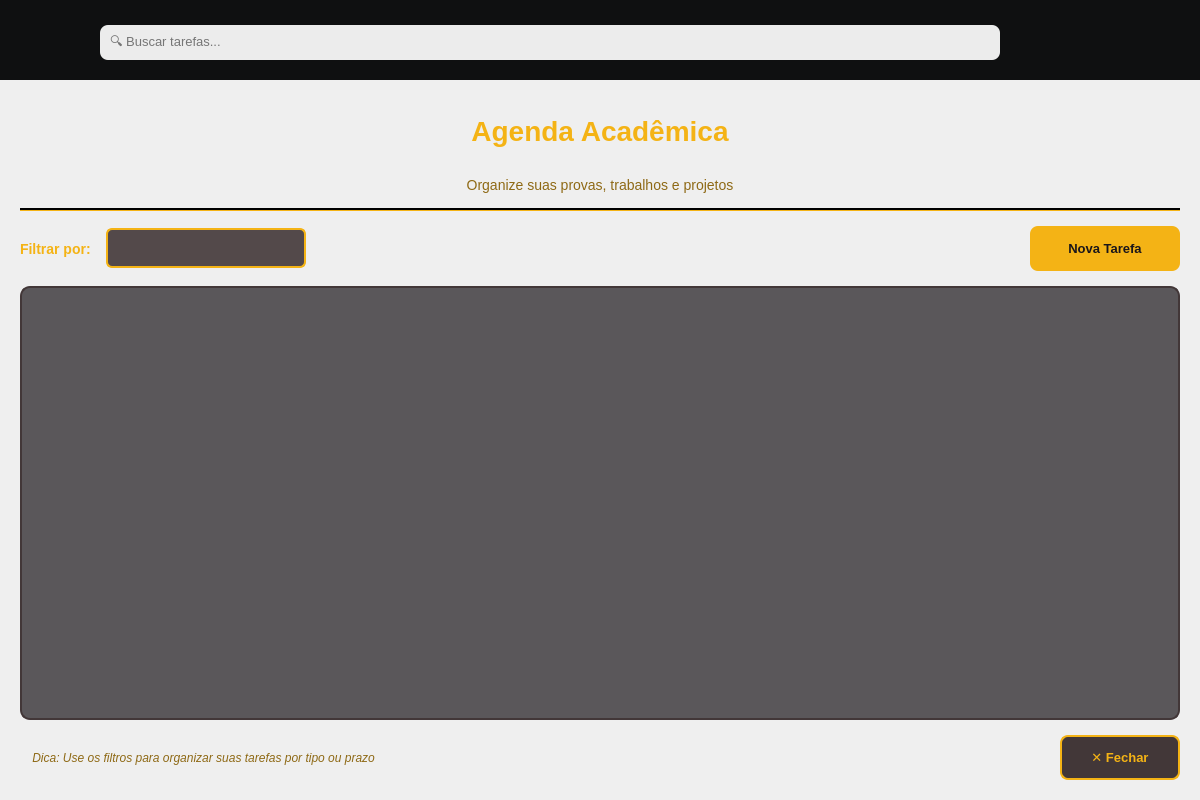
<?xml version="1.0" encoding="UTF-8"?>
<ui version="4.0">
 <class>AgendaAcademicaDialog</class>
 <widget class="QDialog" name="AgendaAcademicaDialog">
  <property name="geometry">
   <rect>
    <x>0</x>
    <y>0</y>
    <width>1200</width>
    <height>800</height>
   </rect>
  </property>
  <property name="windowTitle">
   <string>📅 Agenda Acadêmica</string>
  </property>
  <property name="styleSheet">
   <string notr="true">
/* ====== FUNDO PRINCIPAL COM IMAGEM ====== */
QDialog#AgendaAcademicaDialog {
    background-image: url(:/images/imagens/fundo_2.png);
    background-position: center;
    background-repeat: no-repeat;
}

/* ====== BARRA DE NAVEGAÇÃO ====== */
QLabel#navBar {
    background-color: #0f1011;
}

/* ====== OVERLAY SEMI-TRANSPARENTE ====== */
QWidget#centralWidget {
    background-color: rgba(26, 22, 26, 0.85);
    border-radius: 15px;
}

/* ====== TÍTULO PRINCIPAL ====== */
QLabel#tituloLabel {
    color: #F4B315;
    font-size: 28px;
    font-weight: bold;
    padding: 15px;
    background-color: transparent;
}

/* ====== SUBTÍTULO ====== */
QLabel#subtituloLabel {
    color: #8E6915;
    font-size: 14px;
    background-color: transparent;
}

/* ====== LOGO E ÍCONES ====== */
QLabel#logoLabel, QLabel#homeButton, QLabel#perfilButton {
    background-color: transparent;
    border-radius: 50px;
}

/* ====== BARRA DE BUSCA ====== */
QLineEdit#searchLine {
    background-color: rgb(236, 236, 236);
    border-radius: 8px;
    padding: 8px;
    font-size: 13px;
}

/* ====== BOTÕES PRINCIPAIS ====== */
QPushButton {
    background-color: #F4B315;
    color: #1A161A;
    border: none;
    border-radius: 8px;
    padding: 12px 24px;
    font-weight: bold;
    font-size: 13px;
}

QPushButton:hover {
    background-color: #D3AF35;
}

QPushButton:pressed {
    background-color: #8E6915;
}

/* ====== BOTÃO FECHAR ====== */
QPushButton#fecharButton {
    background-color: #423738;
    color: #F4B315;
    border: 2px solid #F4B315;
}

QPushButton#fecharButton:hover {
    background-color: #524447;
    border-color: #D3AF35;
}

/* ====== COMBOBOX (FILTRO) ====== */
QComboBox {
    background-color: rgba(66, 55, 56, 0.9);
    color: #F4B315;
    border: 2px solid #F4B315;
    border-radius: 6px;
    padding: 8px 12px;
    font-size: 13px;
    font-weight: bold;
}

QComboBox:hover {
    border-color: #D3AF35;
    background-color: rgba(82, 68, 71, 0.9);
}

QComboBox::drop-down {
    border: none;
    width: 30px;
}

QComboBox::down-arrow {
    image: none;
    border-left: 5px solid transparent;
    border-right: 5px solid transparent;
    border-top: 6px solid #F4B315;
    margin-right: 8px;
}

QComboBox QAbstractItemView {
    background-color: #423738;
    color: #F4B315;
    selection-background-color: #F4B315;
    selection-color: #1A161A;
    border: 2px solid #F4B315;
}

/* ====== SCROLL AREA ====== */
QScrollArea {
    border: 2px solid #423738;
    border-radius: 10px;
    background-color: rgba(26, 22, 26, 0.7);
}

QScrollBar:vertical {
    background-color: #423738;
    width: 12px;
    border-radius: 6px;
}

QScrollBar::handle:vertical {
    background-color: #F4B315;
    border-radius: 6px;
    min-height: 20px;
}

QScrollBar::handle:vertical:hover {
    background-color: #D3AF35;
}

/* ====== CONTAINER DAS TAREFAS ====== */
QWidget#containerTarefas {
    background-color: transparent;
}

/* ====== LINHA SEPARADORA ====== */
Line {
    background-color: #F4B315;
}

/* ====== LABELS GERAIS ====== */
QLabel {
    color: #F4B315;
    background-color: transparent;
}

QLabel#infoLabel {
    color: #8E6915;
    font-size: 12px;
    font-style: italic;
}
   </string>
  </property>
  <layout class="QVBoxLayout" name="mainLayoutOuter">
   <property name="spacing">
    <number>0</number>
   </property>
   <property name="leftMargin">
    <number>0</number>
   </property>
   <property name="topMargin">
    <number>0</number>
   </property>
   <property name="rightMargin">
    <number>0</number>
   </property>
   <property name="bottomMargin">
    <number>0</number>
   </property>
   <item>
    <widget class="QWidget" name="navWidget" native="true">
     <property name="minimumSize">
      <size>
       <width>0</width>
       <height>80</height>
      </size>
     </property>
     <property name="maximumSize">
      <size>
       <width>16777215</width>
       <height>80</height>
      </size>
     </property>
     <widget class="QLabel" name="logoLabel">
      <property name="geometry">
       <rect>
        <x>10</x>
        <y>0</y>
        <width>80</width>
        <height>80</height>
       </rect>
      </property>
      <property name="styleSheet">
       <string notr="true">border-radius: 20px;</string>
      </property>
      <property name="text">
       <string/>
      </property>
      <property name="pixmap">
       <pixmap resource="icons.qrc">:/images/imagens/Logo_1.png</pixmap>
      </property>
      <property name="scaledContents">
       <bool>true</bool>
      </property>
     </widget>
     <widget class="QLineEdit" name="searchLine">
      <property name="geometry">
       <rect>
        <x>100</x>
        <y>25</y>
        <width>900</width>
        <height>35</height>
       </rect>
      </property>
      <property name="styleSheet">
       <string notr="true">background-color: rgb(236, 236, 236);</string>
      </property>
      <property name="placeholderText">
       <string>🔍 Buscar tarefas...</string>
      </property>
     </widget>
     <widget class="QLabel" name="homeButton">
      <property name="geometry">
       <rect>
        <x>1030</x>
        <y>20</y>
        <width>45</width>
        <height>45</height>
       </rect>
      </property>
      <property name="cursor">
       <cursorShape>PointingHandCursor</cursorShape>
      </property>
      <property name="styleSheet">
       <string notr="true">border-radius: 50px;</string>
      </property>
      <property name="text">
       <string/>
      </property>
      <property name="pixmap">
       <pixmap resource="icons.qrc">:/images/imagens/inicio.png</pixmap>
      </property>
      <property name="scaledContents">
       <bool>true</bool>
      </property>
     </widget>
     <widget class="QLabel" name="perfilButton">
      <property name="geometry">
       <rect>
        <x>1090</x>
        <y>20</y>
        <width>45</width>
        <height>45</height>
       </rect>
      </property>
      <property name="cursor">
       <cursorShape>PointingHandCursor</cursorShape>
      </property>
      <property name="styleSheet">
       <string notr="true">border-radius: 50px;</string>
      </property>
      <property name="text">
       <string/>
      </property>
      <property name="pixmap">
       <pixmap resource="icons.qrc">:/images/imagens/perfil.png</pixmap>
      </property>
      <property name="scaledContents">
       <bool>true</bool>
      </property>
     </widget>
     <widget class="QLabel" name="navBar">
      <property name="geometry">
       <rect>
        <x>0</x>
        <y>0</y>
        <width>1200</width>
        <height>80</height>
       </rect>
      </property>
      <property name="styleSheet">
       <string notr="true">background-color: #0f1011;</string>
      </property>
      <property name="text">
       <string/>
      </property>
     </widget>
     <zorder>navBar</zorder>
     <zorder>logoLabel</zorder>
     <zorder>searchLine</zorder>
     <zorder>homeButton</zorder>
     <zorder>perfilButton</zorder>
    </widget>
   </item>
   <item>
    <layout class="QVBoxLayout" name="verticalLayout">
     <property name="spacing">
      <number>15</number>
     </property>
     <property name="leftMargin">
      <number>20</number>
     </property>
     <property name="topMargin">
      <number>20</number>
     </property>
     <property name="rightMargin">
      <number>20</number>
     </property>
     <property name="bottomMargin">
      <number>20</number>
     </property>
     <item>
      <widget class="QLabel" name="tituloLabel">
       <property name="text">
        <string>Agenda Acadêmica</string>
       </property>
       <property name="alignment">
        <set>Qt::AlignmentFlag::AlignCenter</set>
       </property>
      </widget>
     </item>
     <item>
      <widget class="QLabel" name="subtituloLabel">
       <property name="text">
        <string>Organize suas provas, trabalhos e projetos</string>
       </property>
       <property name="alignment">
        <set>Qt::AlignmentFlag::AlignCenter</set>
       </property>
      </widget>
     </item>
     <item>
      <widget class="Line" name="line">
       <property name="styleSheet">
        <string notr="true">background-color: #F4B315;</string>
       </property>
       <property name="frameShadow">
        <enum>QFrame::Shadow::Plain</enum>
       </property>
       <property name="lineWidth">
        <number>2</number>
       </property>
       <property name="orientation">
        <enum>Qt::Orientation::Horizontal</enum>
       </property>
      </widget>
     </item>
     <item>
      <layout class="QHBoxLayout" name="horizontalLayout">
       <property name="spacing">
        <number>15</number>
       </property>
       <item>
        <widget class="QLabel" name="label">
         <property name="styleSheet">
          <string notr="true">color: #F4B315; font-size: 14px; font-weight: bold;</string>
         </property>
         <property name="text">
          <string>Filtrar por:</string>
         </property>
        </widget>
       </item>
       <item>
        <widget class="QComboBox" name="filtroComboBox">
         <property name="minimumSize">
          <size>
           <width>200</width>
           <height>40</height>
          </size>
         </property>
        </widget>
       </item>
       <item>
        <spacer name="horizontalSpacer">
         <property name="orientation">
          <enum>Qt::Orientation::Horizontal</enum>
         </property>
         <property name="sizeHint" stdset="0">
          <size>
           <width>40</width>
           <height>20</height>
          </size>
         </property>
        </spacer>
       </item>
       <item>
        <widget class="QPushButton" name="adicionarTarefaButton">
         <property name="minimumSize">
          <size>
           <width>150</width>
           <height>45</height>
          </size>
         </property>
         <property name="text">
          <string>Nova Tarefa</string>
         </property>
        </widget>
       </item>
      </layout>
     </item>
     <item>
      <widget class="QScrollArea" name="scrollArea">
       <property name="frameShape">
        <enum>QFrame::Shape::StyledPanel</enum>
       </property>
       <property name="widgetResizable">
        <bool>true</bool>
       </property>
       <widget class="QWidget" name="containerTarefas">
        <property name="geometry">
         <rect>
          <x>0</x>
          <y>0</y>
          <width>1156</width>
          <height>418</height>
         </rect>
        </property>
       </widget>
      </widget>
     </item>
     <item>
      <layout class="QHBoxLayout" name="horizontalLayout_2">
       <item>
        <widget class="QLabel" name="infoLabel">
         <property name="styleSheet">
          <string notr="true">color: #8E6915; font-size: 12px; font-style: italic;</string>
         </property>
         <property name="text">
          <string>💡 Dica: Use os filtros para organizar suas tarefas por tipo ou prazo</string>
         </property>
        </widget>
       </item>
       <item>
        <spacer name="horizontalSpacer_2">
         <property name="orientation">
          <enum>Qt::Orientation::Horizontal</enum>
         </property>
         <property name="sizeHint" stdset="0">
          <size>
           <width>40</width>
           <height>20</height>
          </size>
         </property>
        </spacer>
       </item>
       <item>
        <widget class="QPushButton" name="fecharButton">
         <property name="minimumSize">
          <size>
           <width>120</width>
           <height>45</height>
          </size>
         </property>
         <property name="text">
          <string>✕ Fechar</string>
         </property>
        </widget>
       </item>
      </layout>
     </item>
    </layout>
   </item>
  </layout>
 </widget>
 <resources>
  <include location="icons.qrc"/>
 </resources>
 <connections>
  <connection>
   <sender>fecharButton</sender>
   <signal>clicked()</signal>
   <receiver>AgendaAcademicaDialog</receiver>
   <slot>close()</slot>
   <hints>
    <hint type="sourcelabel">
     <x>1100</x>
     <y>770</y>
    </hint>
    <hint type="destinationlabel">
     <x>600</x>
     <y>400</y>
    </hint>
   </hints>
  </connection>
 </connections>
</ui>
